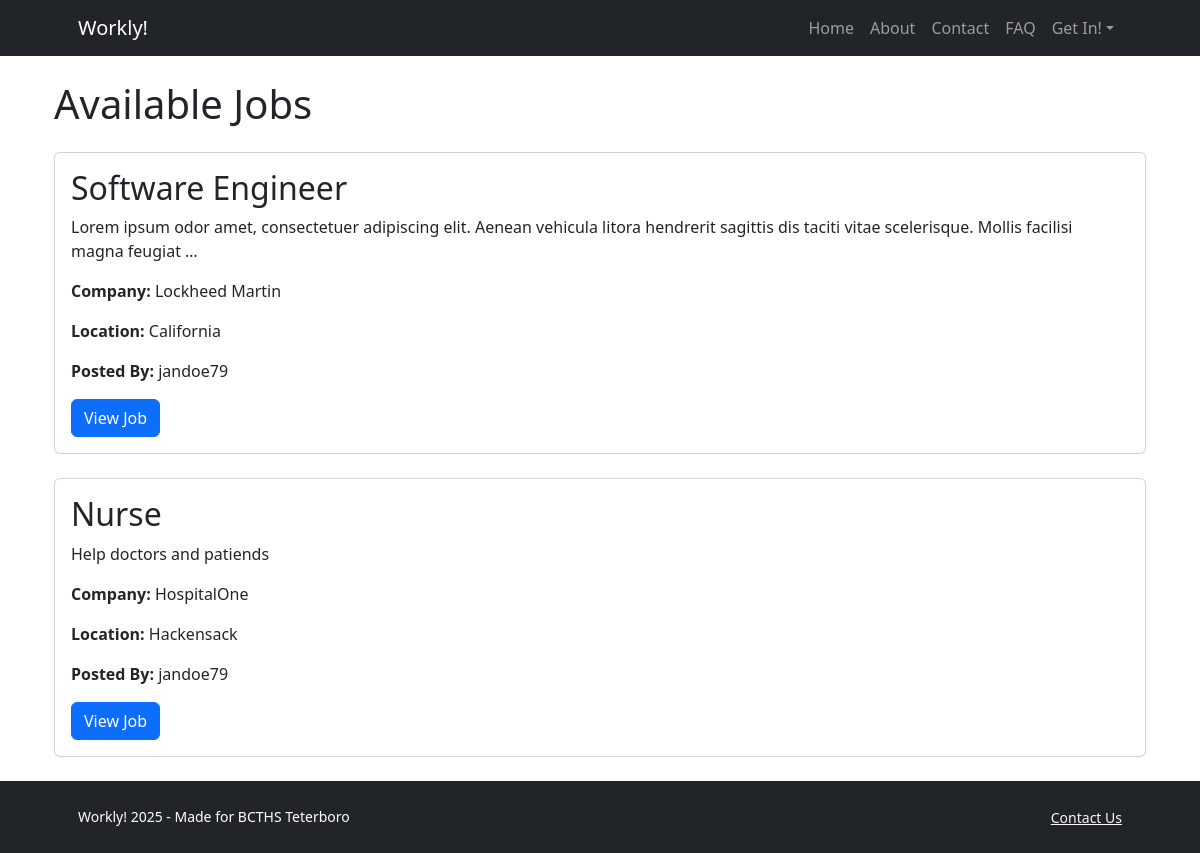
Screenshot of /jobs/ with the database file from the repository.
### joblistings/models.py (models this page shows, shortened)
class JobPosting(models.Model):
    title = models.CharField(max_length=200)
    company = models.CharField(max_length=200)
    description = models.TextField()
    location = models.CharField(max_length=100)
    salary = models.DecimalField(max_digits=10, decimal_places=2)
    date_posted = models.DateTimeField(default=timezone.now)
    is_approved = models.BooleanField(default=False)
    posted_by = models.ForeignKey(settings.AUTH_USER_MODEL, on_delete = models.CASCADE, related_name = 'job_postings')

### accounts/models.py (models this page shows, shortened)
class CustomUser(AbstractUser):
    USER_TYPE_CHOICES = (
        ('employer', 'Employer'),
        ('applicant', 'Applicant'),
    )
    name = models.CharField(max_length=100)
    user_type = models.CharField(max_length=10, choices=USER_TYPE_CHOICES)
    groups = models.ManyToManyField(Group, related_name="customuser_groups", blank=True)
    user_permissions = models.ManyToManyField(Permission, related_name="customuser_permissions", blank=True)

### joblistings/views.py (the view)
# urls.py: path('jobs/', views.job_list, name='job_list'),
def job_list(request):
    jobs = JobPosting.objects.filter(is_approved=True)
    return render(request, 'job_list.html', {'jobs':jobs})

### templates/job_list.html
{% extends "base.html" %}
{% block content %}
<div class="container">
    <h1 class="my-4">Available Jobs</h1>
    <div class="row">
        {% for job in jobs %}
            <div class="cold-md-6">
                <div class="card mb-4">
                    <div class="card-body">
                        <h2 class="card-title">{{job.title}}</h2>
                        <p class="card-text">{{job.description | truncatewords:20}}</p>
                        <p class="card-text"><strong>Company:</strong> {{ job.company }}</p>
                        <p class="card-text"><strong>Location:</strong> {{ job.location }}</p>
                        <p class="card-text"><strong>Posted By:</strong> {{ job.posted_by.username }}</p>
                        <a href="{% url 'job_detail' job.id %}" class="btn btn-primary">View Job</a>
                    </div>
                </div>
            </div>
            {%empty%}
            <p>No jobs available at the moment</p>
        {% endfor %}
    </div>
</div>
{% endblock content %}

### rows the page displays
JobPosting: title "Software Engineer", description "Lorem ipsum odor amet, consectetuer adipiscing elit. Aenean vehicula litora hendrerit sagittis dis taciti vitae scelerisque. Mollis facilisi magna feugiat …", company "Lockheed Martin", location "California", posted_by.username "jandoe79"
JobPosting: title "Nurse", description "Help doctors and patiends", company "HospitalOne", location "Hackensack", posted_by.username "jandoe79"
